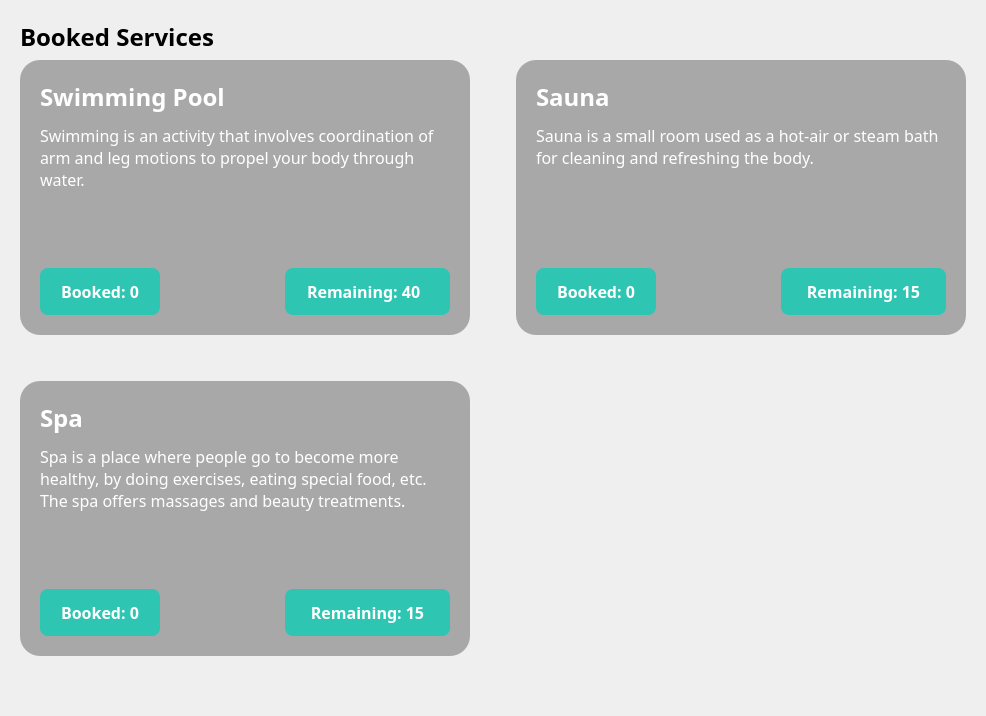
           <widget class="QWidget" name="bookingPage">
            <layout class="QVBoxLayout" name="verticalLayout_7">
             <property name="leftMargin">
              <number>20</number>
             </property>
             <property name="topMargin">
              <number>20</number>
             </property>
             <property name="rightMargin">
              <number>20</number>
             </property>
             <property name="bottomMargin">
              <number>20</number>
             </property>
             <item>
              <widget class="QLabel" name="label_10">
               <property name="font">
                <font>
                 <family>Poppins</family>
                 <pointsize>18</pointsize>
                 <bold>true</bold>
                </font>
               </property>
               <property name="styleSheet">
                <string notr="true">color: #000;</string>
               </property>
               <property name="text">
                <string>Booked Services</string>
               </property>
              </widget>
             </item>
             <item>
              <layout class="QGridLayout" name="gridLayout">
               <item row="2" column="0">
                <widget class="QWidget" name="widget_3" native="true">
                 <property name="sizePolicy">
                  <sizepolicy hsizetype="Maximum" vsizetype="Maximum">
                   <horstretch>0</horstretch>
                   <verstretch>0</verstretch>
                  </sizepolicy>
                 </property>
                 <property name="minimumSize">
                  <size>
                   <width>450</width>
                   <height>275</height>
                  </size>
                 </property>
                 <property name="maximumSize">
                  <size>
                   <width>450</width>
                   <height>275</height>
                  </size>
                 </property>
                 <property name="styleSheet">
                  <string notr="true">background: url(:/images/spa.jpg);
                                    border-radius: 20px;</string>
                 </property>
                 <widget class="QWidget" name="widget_7" native="true">
                  <property name="geometry">
                   <rect>
                    <x>0</x>
                    <y>0</y>
                    <width>450</width>
                    <height>275</height>
                   </rect>
                  </property>
                  <property name="sizePolicy">
                   <sizepolicy hsizetype="Maximum" vsizetype="Maximum">
                    <horstretch>0</horstretch>
                    <verstretch>0</verstretch>
                   </sizepolicy>
                  </property>
                  <property name="minimumSize">
                   <size>
                    <width>450</width>
                    <height>275</height>
                   </size>
                  </property>
                  <property name="maximumSize">
                   <size>
                    <width>450</width>
                    <height>275</height>
                   </size>
                  </property>
                  <property name="styleSheet">
                   <string notr="true">background: rgba(0,0,0,0.3);
border-radius: 20px;</string>
                  </property>
                  <layout class="QVBoxLayout" name="verticalLayout_10">
                   <property name="spacing">
                    <number>10</number>
                   </property>
                   <property name="leftMargin">
                    <number>20</number>
                   </property>
                   <property name="topMargin">
                    <number>20</number>
                   </property>
                   <property name="rightMargin">
                    <number>20</number>
                   </property>
                   <property name="bottomMargin">
                    <number>20</number>
                   </property>
                   <item>
                    <widget class="QLabel" name="label_17">
                     <property name="font">
                      <font>
                       <family>Poppins</family>
                       <pointsize>18</pointsize>
                       <bold>true</bold>
                      </font>
                     </property>
                     <property name="styleSheet">
                      <string notr="true">color: #fff;
background: transparent;</string>
                     </property>
                     <property name="text">
                      <string>Spa</string>
                     </property>
                    </widget>
                   </item>
                   <item>
                    <widget class="QLabel" name="label_18">
                     <property name="font">
                      <font>
                       <family>Poppins</family>
                       <pointsize>12</pointsize>
                      </font>
                     </property>
                     <property name="styleSheet">
                      <string notr="true">background: transparent;color: #fff;</string>
                     </property>
                     <property name="text">
                      <string>Spa is a place where people go to become more healthy, by doing exercises, eating special food, etc. The spa offers massages and beauty treatments.</string>
                     </property>
                     <property name="wordWrap">
                      <bool>true</bool>
                     </property>
                    </widget>
                   </item>
                   <item>
                    <spacer name="verticalSpacer_8">
                     <property name="orientation">
                      <enum>Qt::Vertical</enum>
                     </property>
                     <property name="sizeHint" stdset="0">
                      <size>
                       <width>20</width>
                       <height>40</height>
                      </size>
                     </property>
                    </spacer>
                   </item>
                   <item>
                    <layout class="QHBoxLayout" name="horizontalLayout_10">
                     <item>
                      <widget class="QLabel" name="countSpa">
                       <property name="sizePolicy">
                        <sizepolicy hsizetype="Fixed" vsizetype="Fixed">
                         <horstretch>0</horstretch>
                         <verstretch>0</verstretch>
                        </sizepolicy>
                       </property>
                       <property name="minimumSize">
                        <size>
                         <width>120</width>
                         <height>45</height>
                        </size>
                       </property>
                       <property name="font">
                        <font>
                         <family>Poppins</family>
                         <pointsize>12</pointsize>
                         <bold>true</bold>
                        </font>
                       </property>
                       <property name="styleSheet">
                        <string notr="true">background: #2FC5B3; border-radius: 8px; padding: 12px 18px; color: #fff;</string>
                       </property>
                       <property name="text">
                        <string>Booked: 0</string>
                       </property>
                       <property name="alignment">
                        <set>Qt::AlignCenter</set>
                       </property>
                       <property name="margin">
                        <number>1</number>
                       </property>
                      </widget>
                     </item>
                     <item>
                      <spacer name="horizontalSpacer_8">
                       <property name="orientation">
                        <enum>Qt::Horizontal</enum>
                       </property>
                       <property name="sizeHint" stdset="0">
                        <size>
                         <width>40</width>
                         <height>20</height>
                        </size>
                       </property>
                      </spacer>
                     </item>
                     <item>
                      <widget class="QLabel" name="remainingSpa">
                       <property name="sizePolicy">
                        <sizepolicy hsizetype="Fixed" vsizetype="Fixed">
                         <horstretch>0</horstretch>
                         <verstretch>0</verstretch>
                        </sizepolicy>
                       </property>
                       <property name="minimumSize">
                        <size>
                         <width>165</width>
                         <height>45</height>
                        </size>
                       </property>
                       <property name="font">
                        <font>
                         <family>Poppins</family>
                         <pointsize>12</pointsize>
                         <bold>true</bold>
                        </font>
                       </property>
                       <property name="styleSheet">
                        <string notr="true">background: #2FC5B3; border-radius: 8px; padding: 12px 18px; color: #fff;</string>
                       </property>
                       <property name="text">
                        <string>Remaining: 15</string>
                       </property>
                       <property name="alignment">
                        <set>Qt::AlignCenter</set>
                       </property>
                       <property name="margin">
                        <number>1</number>
                       </property>
                      </widget>
                     </item>
                    </layout>
                   </item>
                  </layout>
                 </widget>
                </widget>
               </item>
               <item row="0" column="2">
                <widget class="QWidget" name="widget" native="true">
                 <property name="sizePolicy">
                  <sizepolicy hsizetype="Maximum" vsizetype="Maximum">
                   <horstretch>0</horstretch>
                   <verstretch>0</verstretch>
                  </sizepolicy>
                 </property>
                 <property name="minimumSize">
                  <size>
                   <width>450</width>
                   <height>275</height>
                  </size>
                 </property>
                 <property name="maximumSize">
                  <size>
                   <width>450</width>
                   <height>275</height>
                  </size>
                 </property>
                 <property name="styleSheet">
                  <string notr="true">background: url(:/images/sauna.jpg);
                                    border-radius: 20px;</string>
                 </property>
                 <widget class="QWidget" name="widget_6" native="true">
                  <property name="geometry">
                   <rect>
                    <x>0</x>
                    <y>0</y>
                    <width>450</width>
                    <height>275</height>
                   </rect>
                  </property>
                  <property name="sizePolicy">
                   <sizepolicy hsizetype="Maximum" vsizetype="Maximum">
                    <horstretch>0</horstretch>
                    <verstretch>0</verstretch>
                   </sizepolicy>
                  </property>
                  <property name="minimumSize">
                   <size>
                    <width>450</width>
                    <height>275</height>
                   </size>
                  </property>
                  <property name="maximumSize">
                   <size>
                    <width>450</width>
                    <height>275</height>
                   </size>
                  </property>
                  <property name="styleSheet">
                   <string notr="true">background: rgba(0,0,0,0.3);
border-radius: 20px;</string>
                  </property>
                  <layout class="QVBoxLayout" name="verticalLayout_9">
                   <property name="spacing">
                    <number>10</number>
                   </property>
                   <property name="leftMargin">
                    <number>20</number>
                   </property>
                   <property name="topMargin">
                    <number>20</number>
                   </property>
                   <property name="rightMargin">
                    <number>20</number>
                   </property>
                   <property name="bottomMargin">
                    <number>20</number>
                   </property>
                   <item>
                    <widget class="QLabel" name="label_14">
                     <property name="font">
                      <font>
                       <family>Poppins</family>
                       <pointsize>18</pointsize>
                       <bold>true</bold>
                      </font>
                     </property>
                     <property name="styleSheet">
                      <string notr="true">color: #fff;
background: transparent;</string>
                     </property>
                     <property name="text">
                      <string>Sauna</string>
                     </property>
                    </widget>
                   </item>
                   <item>
                    <widget class="QLabel" name="label_15">
                     <property name="font">
                      <font>
                       <family>Poppins</family>
                       <pointsize>12</pointsize>
                      </font>
                     </property>
                     <property name="styleSheet">
                      <string notr="true">background: transparent;color: #fff;</string>
                     </property>
                     <property name="text">
                      <string>Sauna is a small room used as a hot-air or steam bath for cleaning and refreshing the body.</string>
                     </property>
                     <property name="wordWrap">
                      <bool>true</bool>
                     </property>
                    </widget>
                   </item>
                   <item>
                    <spacer name="verticalSpacer_6">
                     <property name="orientation">
                      <enum>Qt::Vertical</enum>
                     </property>
                     <property name="sizeHint" stdset="0">
                      <size>
                       <width>20</width>
                       <height>40</height>
                      </size>
                     </property>
                    </spacer>
                   </item>
                   <item>
                    <layout class="QHBoxLayout" name="horizontalLayout_9">
                     <item>
                      <widget class="QLabel" name="countSauna">
                       <property name="sizePolicy">
                        <sizepolicy hsizetype="Fixed" vsizetype="Fixed">
                         <horstretch>0</horstretch>
                         <verstretch>0</verstretch>
                        </sizepolicy>
                       </property>
                       <property name="minimumSize">
                        <size>
                         <width>120</width>
                         <height>45</height>
                        </size>
                       </property>
                       <property name="font">
                        <font>
                         <family>Poppins</family>
                         <pointsize>12</pointsize>
                         <bold>true</bold>
                        </font>
                       </property>
                       <property name="styleSheet">
                        <string notr="true">background: #2FC5B3; border-radius: 8px; padding: 12px 18px; color: #fff;</string>
                       </property>
                       <property name="text">
                        <string>Booked: 0</string>
                       </property>
                       <property name="alignment">
                        <set>Qt::AlignCenter</set>
                       </property>
                       <property name="margin">
                        <number>1</number>
                       </property>
                      </widget>
                     </item>
                     <item>
                      <spacer name="horizontalSpacer_7">
                       <property name="orientation">
                        <enum>Qt::Horizontal</enum>
                       </property>
                       <property name="sizeHint" stdset="0">
                        <size>
                         <width>40</width>
                         <height>20</height>
                        </size>
                       </property>
                      </spacer>
                     </item>
                     <item>
                      <widget class="QLabel" name="remainingSauna">
                       <property name="sizePolicy">
                        <sizepolicy hsizetype="Fixed" vsizetype="Fixed">
                         <horstretch>0</horstretch>
                         <verstretch>0</verstretch>
                        </sizepolicy>
                       </property>
                       <property name="minimumSize">
                        <size>
                         <width>165</width>
                         <height>45</height>
                        </size>
                       </property>
                       <property name="font">
                        <font>
                         <family>Poppins</family>
                         <pointsize>12</pointsize>
                         <bold>true</bold>
                        </font>
                       </property>
                       <property name="styleSheet">
                        <string notr="true">background: #2FC5B3; border-radius: 8px; padding: 12px 18px; color: #fff;</string>
                       </property>
                       <property name="text">
                        <string>Remaining: 15</string>
                       </property>
                       <property name="alignment">
                        <set>Qt::AlignCenter</set>
                       </property>
                       <property name="margin">
                        <number>1</number>
                       </property>
                      </widget>
                     </item>
                    </layout>
                   </item>
                  </layout>
                 </widget>
                </widget>
               </item>
               <item row="0" column="0">
                <widget class="QWidget" name="widget_4" native="true">
                 <property name="sizePolicy">
                  <sizepolicy hsizetype="Maximum" vsizetype="Maximum">
                   <horstretch>0</horstretch>
                   <verstretch>0</verstretch>
                  </sizepolicy>
                 </property>
                 <property name="minimumSize">
                  <size>
                   <width>450</width>
                   <height>275</height>
                  </size>
                 </property>
                 <property name="maximumSize">
                  <size>
                   <width>450</width>
                   <height>275</height>
                  </size>
                 </property>
                 <property name="styleSheet">
                  <string notr="true">background: url(:/images/swimming.jpeg);
border-radius: 20px;</string>
                 </property>
                 <widget class="QWidget" name="widget_5" native="true">
                  <property name="geometry">
                   <rect>
                    <x>0</x>
                    <y>0</y>
                    <width>450</width>
                    <height>275</height>
                   </rect>
                  </property>
                  <property name="sizePolicy">
                   <sizepolicy hsizetype="Maximum" vsizetype="Maximum">
                    <horstretch>0</horstretch>
                    <verstretch>0</verstretch>
                   </sizepolicy>
                  </property>
                  <property name="minimumSize">
                   <size>
                    <width>450</width>
                    <height>275</height>
                   </size>
                  </property>
                  <property name="maximumSize">
                   <size>
                    <width>450</width>
                    <height>275</height>
                   </size>
                  </property>
                  <property name="styleSheet">
                   <string notr="true">background: rgba(0,0,0,0.3);
border-radius: 20px;</string>
                  </property>
                  <layout class="QVBoxLayout" name="verticalLayout_8">
                   <property name="spacing">
                    <number>10</number>
                   </property>
                   <property name="leftMargin">
                    <number>20</number>
                   </property>
                   <property name="topMargin">
                    <number>20</number>
                   </property>
                   <property name="rightMargin">
                    <number>20</number>
                   </property>
                   <property name="bottomMargin">
                    <number>20</number>
                   </property>
                   <item>
                    <widget class="QLabel" name="label_11">
                     <property name="font">
                      <font>
                       <family>Poppins</family>
                       <pointsize>18</pointsize>
                       <bold>true</bold>
                      </font>
                     </property>
                     <property name="styleSheet">
                      <string notr="true">color: #fff;
background: transparent;</string>
                     </property>
                     <property name="text">
                      <string>Swimming Pool</string>
                     </property>
                    </widget>
                   </item>
                   <item>
                    <widget class="QLabel" name="label_12">
                     <property name="font">
                      <font>
                       <family>Poppins</family>
                       <pointsize>12</pointsize>
                      </font>
                     </property>
                     <property name="styleSheet">
                      <string notr="true">background: transparent;color: #fff;</string>
                     </property>
                     <property name="text">
                      <string>Swimming is an activity that involves coordination of arm and leg motions to propel your body through water.</string>
                     </property>
                     <property name="wordWrap">
                      <bool>true</bool>
                     </property>
                    </widget>
                   </item>
                   <item>
                    <spacer name="verticalSpacer_5">
                     <property name="orientation">
                      <enum>Qt::Vertical</enum>
                     </property>
                     <property name="sizeHint" stdset="0">
                      <size>
                       <width>20</width>
                       <height>40</height>
                      </size>
                     </property>
                    </spacer>
                   </item>
                   <item>
                    <layout class="QHBoxLayout" name="horizontalLayout_8">
                     <item>
                      <widget class="QLabel" name="countSwimming">
                       <property name="sizePolicy">
                        <sizepolicy hsizetype="Fixed" vsizetype="Fixed">
                         <horstretch>0</horstretch>
                         <verstretch>0</verstretch>
                        </sizepolicy>
                       </property>
                       <property name="minimumSize">
                        <size>
                         <width>120</width>
                         <height>45</height>
                        </size>
                       </property>
                       <property name="font">
                        <font>
                         <family>Poppins</family>
                         <pointsize>12</pointsize>
                         <bold>true</bold>
                        </font>
                       </property>
                       <property name="styleSheet">
                        <string notr="true">background: #2FC5B3; border-radius: 8px; padding: 12px 18px; color: #fff;</string>
                       </property>
                       <property name="text">
                        <string>Booked: 0</string>
                       </property>
                       <property name="alignment">
                        <set>Qt::AlignCenter</set>
                       </property>
                       <property name="margin">
                        <number>1</number>
                       </property>
                      </widget>
                     </item>
                     <item>
                      <spacer name="horizontalSpacer_6">
                       <property name="orientation">
                        <enum>Qt::Horizontal</enum>
                       </property>
                       <property name="sizeHint" stdset="0">
                        <size>
                         <width>40</width>
                         <height>20</height>
                        </size>
                       </property>
                      </spacer>
                     </item>
                     <item>
                      <widget class="QLabel" name="remainingSwimming">
                       <property name="sizePolicy">
                        <sizepolicy hsizetype="Fixed" vsizetype="Fixed">
                         <horstretch>0</horstretch>
                         <verstretch>0</verstretch>
                        </sizepolicy>
                       </property>
                       <property name="minimumSize">
                        <size>
                         <width>165</width>
                         <height>45</height>
                        </size>
                       </property>
                       <property name="font">
                        <font>
                         <family>Poppins</family>
                         <pointsize>12</pointsize>
                         <bold>true</bold>
                        </font>
                       </property>
                       <property name="styleSheet">
                        <string notr="true">background: #2FC5B3; border-radius: 8px; padding: 12px 18px; color: #fff;</string>
                       </property>
                       <property name="text">
                        <string>Remaining: 40</string>
                       </property>
                      </widget>
                     </item>
                    </layout>
                   </item>
                  </layout>
                 </widget>
                </widget>
               </item>
               <item row="1" column="1">
                <spacer name="verticalSpacer_4">
                 <property name="orientation">
                  <enum>Qt::Vertical</enum>
                 </property>
                 <property name="sizeHint" stdset="0">
                  <size>
                   <width>20</width>
                   <height>40</height>
                  </size>
                 </property>
                </spacer>
               </item>
               <item row="0" column="1">
                <spacer name="horizontalSpacer_5">
                 <property name="orientation">
                  <enum>Qt::Horizontal</enum>
                 </property>
                 <property name="sizeHint" stdset="0">
                  <size>
                   <width>40</width>
                   <height>20</height>
                  </size>
                 </property>
                </spacer>
               </item>
              </layout>
             </item>
             <item>
              <spacer name="verticalSpacer_7">
               <property name="orientation">
                <enum>Qt::Vertical</enum>
               </property>
               <property name="sizeHint" stdset="0">
                <size>
                 <width>20</width>
                 <height>40</height>
                </size>
               </property>
              </spacer>
             </item>
            </layout>
           </widget>
